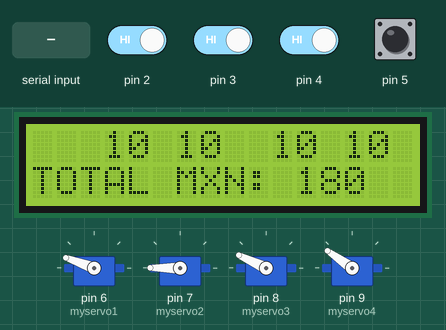
Simulated run of this sketch. Board: Arduino Uno, built with avr-gcc and run on an emulated ATmega328P. Parts: 4 × servo, 16×2 character LCD. The inputs (shaded band) are chosen by the test bench; at power-on: pin 2–5 HIGH. What the sketch prints to the serial monitor is not drawn.

Above: at 1.2 s.
1.3 s: "1\n" received over Serial
At 2.2 s:
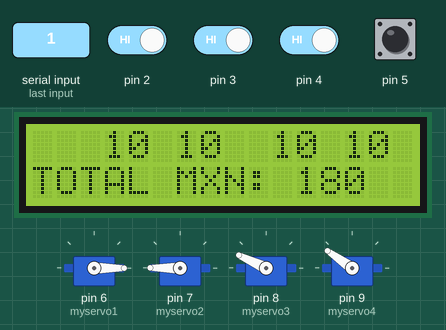
3.8 s: "5\n" received over Serial
At 4.7 s:
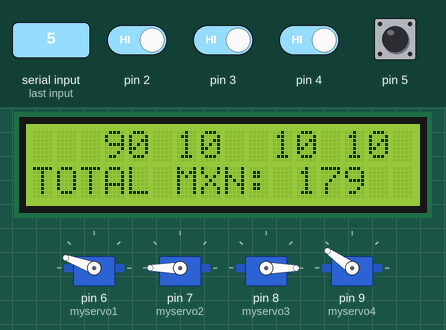
6.3 s: "90,45\n" received over Serial
At 7.2 s:
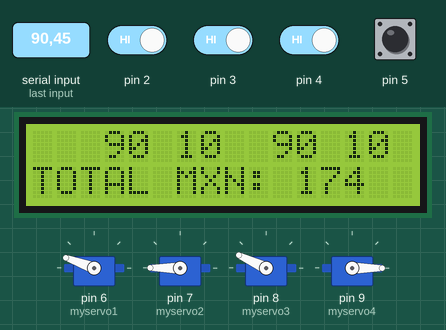
9.3 s: pin 2 driven LOW
At 12.1 s:
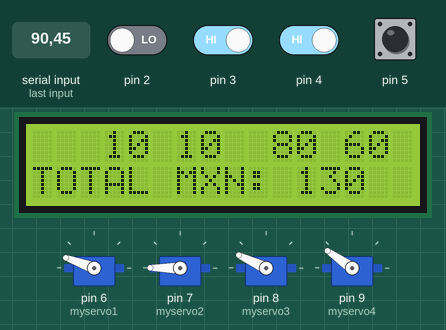
12.3 s: pin 3 driven LOW
At 12.7 s:
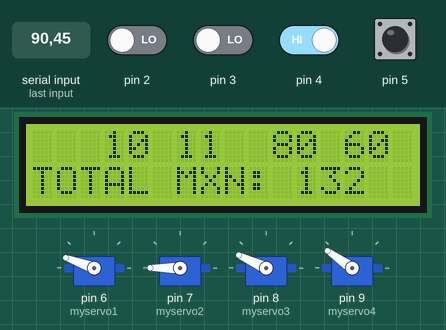
13.8 s: pin 4 driven LOW
At 14.9 s:
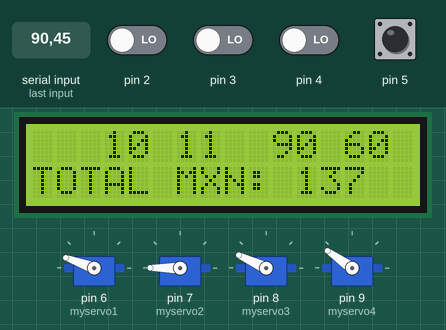
Timing chart, 0 to 16.3 s (numbered marks = the images above; inputs shaded):
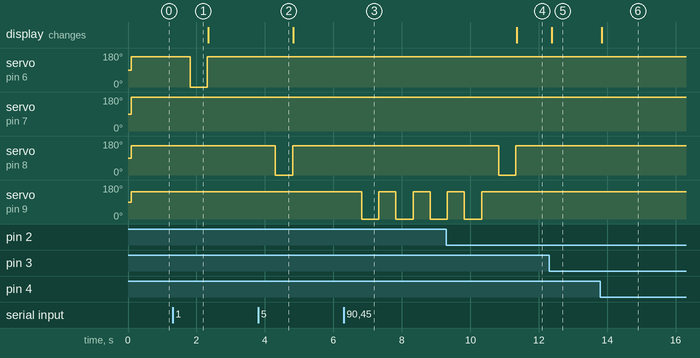

Measured:
- after the input at 1.3 s, servo on pin 6 (myservo1): 160° → 0° after 0.51 s, → 160° 0.50 s later
- after the input at 3.8 s, servo on pin 8 (myservo3): 155° → 0° after 0.51 s, → 155° 0.50 s later
- after the input at 6.3 s, servo on pin 9 (myservo4): alternates 145° for 0.50 s and 0° for 0.50 s, starting after 0.53 s
- after the input at 9.3 s, the display: changes after 2.1 s (image 4)
- after the input at 12.3 s, the display: changes after 0.07 s (image 5)
- after the input at 13.8 s, the display: changes at once (image 6)

The sketch:

CajeroAutomatico.ino
```cpp
#include <Wire.h>
#include <LiquidCrystal_I2C.h>
#include <Servo.h>

Servo myservo1;
Servo myservo2;
Servo myservo3;
Servo myservo4;
LiquidCrystal_I2C lcd(0x27, 16, 2);  //Crear el objeto lcd  dirección  0x27 y 20 columnas x 4 filas

//sacar dinero
int cant;
int cant10;
int res10;
int cant5;
int res5;
int cant2;
int res2;
int cant1;
int res1;

//cantidad de saldo que tiene la tarjeta
int saldo;


// cantidad de cada moneda adentro del cajero
int unPeso = 10;
int dosPesos = 10;
int cincoPesos = 10;
int diezPesos = 10;

int beforeReadUnPeso = 1;
int beforeReadDosPesos = 1;
int beforeReadCincoPesos = 1;
int beforeReadDiezPesos = 1;


void setup() {

  myservo1.attach(6); // moneda de 1 peso
  myservo2.attach(7); // moneda de 2 pesos
  myservo3.attach(8); // moneda de 5 pesos
  myservo4.attach(9); // moneda de 10 pesos
  lcd.init();       // Inicializar el LCD
  lcd.backlight();  //Encender la luz de fondo del lcd

  pinMode(2, INPUT);  // 1 Peso
  pinMode(3, INPUT);  // 2 Pesos
  pinMode(4, INPUT);  // 5 Pesos
  pinMode(5, INPUT);  // 10 Pesos

  Serial.begin(9600);
}


void loop() {
  //aqui se ponel los grados de los servomotores para que no se cainagn las monedas
  myservo1.write(160);
  myservo2.write(180);
  myservo3.write(155);
  myservo4.write(145);

  //1peso
  if (digitalRead(2) == 0 && beforeReadUnPeso == 1) {
    //Serial.println("1 Peso");
    unPeso += 1;
    beforeReadUnPeso = 0;
  } else if (digitalRead(2) == 1) {
    beforeReadUnPeso = 1;
  }
  //2pesos
  if (digitalRead(3) == 0 && beforeReadDosPesos == 1) {
    //Serial.println("2 Pesos");
    dosPesos += 1;
    beforeReadDosPesos = 0;
  } else if (digitalRead(3) == 1) {
    beforeReadDosPesos = 1;
  }
  //5pesos
  if (digitalRead(4) == 0 && beforeReadCincoPesos == 1) {
    //Serial.println("5 Pesos");
    cincoPesos += 1;
    beforeReadCincoPesos = 0;
  } else if (digitalRead(4) == 1) {
    beforeReadCincoPesos = 1;
  }
  //10pesos
  if (digitalRead(5) == 0 && beforeReadDiezPesos == 1) {
    //Serial.println("10 Pesos");
    diezPesos += 1;
    beforeReadDiezPesos = 0;
  } else if (digitalRead(5) == 1) {
    beforeReadDiezPesos = 1;
  }
  //aqui se imprime en la pantalla lcd para tener control de las monedas
  lcd.setCursor(3, 0);
  lcd.print(unPeso);
  lcd.setCursor(6, 0);
  lcd.print(dosPesos);
  lcd.setCursor(10, 0);
  lcd.print(cincoPesos);
  lcd.setCursor(13, 0);
  lcd.print(diezPesos);
  lcd.setCursor(0, 1);
  int sum = unPeso * 1 + dosPesos * 2 + cincoPesos * 5 + diezPesos * 10;
  lcd.print("TOTAL MXN: ");
  lcd.print(sum);
  saldo = sum-100;
  Serial.println(saldo);
  if (Serial.available() > 0) {
    cant = Serial.parseInt();
    if (cant == saldo | cant <= saldo) {
      darDinero(cant);
    }
  }
}
void darDinero(int cant) {
  if (cant > 0) {
    //aqui se hacen las operaciones para dar cada moneda
    saldo -= cant;
    cant10 = cant / 10;
    res10 = cant % 10;
    cant5 = res10 / 5;
    res5 = res10 % 5;
    cant2 = res5 / 2;
    res2 = res5 % 2;
    cant1 = res2 / 1;
    res1 = res2 % 1;
    /*
    Serial.print("cantitad de 10: ");
    Serial.print(cant10);
    Serial.print(", residuo: ");
    Serial.println(res10);
    Serial.print("cantitad de 5: ");
    Serial.print(cant5);
    Serial.print(", residuo: ");
    Serial.println(res5);
    Serial.print("cantitad de 2: ");
    Serial.print(cant2);
    Serial.print(", residuo: ");
    Serial.println(res2);
    Serial.print("cantitad de 1: ");
    Serial.print(cant1);
    Serial.print(", residuo: ");
    Serial.println(res1);
*/
    while (cant10 > 0) {
      diezPesos--;
      delay(500);
      myservo4.write(0);
      delay(500);
      myservo4.write(145);
      //Serial.println(cant10);
      cant10--;

    }
    while (cant5 > 0) {
      cincoPesos--;
      delay(500);
      myservo3.write(0);
      delay(500);
      myservo3.write(155);
      //Serial.println(cant10);
      cant5--;

    }
    while (cant2 > 0) {
      dosPesos--;
      delay(500);
      myservo2.write(0);
      delay(500);
      myservo2.write(180);
      //Serial.println(cant10);
      cant2--;

    }
    while (cant1 > 0) {
      unPeso--;
      delay(500);
      myservo1.write(0);
      delay(500);
      myservo1.write(160);
      //Serial.println(cant10);
      cant1--;
    }
  }
}
```
